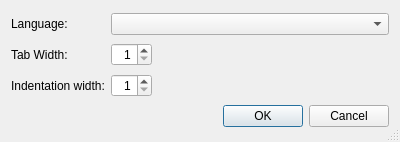
<?xml version="1.0" encoding="UTF-8"?>
<ui version="4.0">
 <class>EditorLanguageTabIndentOverrideDialog</class>
 <widget class="QDialog" name="EditorLanguageTabIndentOverrideDialog">
  <property name="geometry">
   <rect>
    <x>0</x>
    <y>0</y>
    <width>400</width>
    <height>142</height>
   </rect>
  </property>
  <property name="windowTitle">
   <string>Tab and Indent Override</string>
  </property>
  <property name="sizeGripEnabled">
   <bool>true</bool>
  </property>
  <layout class="QGridLayout" name="gridLayout">
   <item row="0" column="0">
    <widget class="QLabel" name="label">
     <property name="text">
      <string>Language:</string>
     </property>
    </widget>
   </item>
   <item row="0" column="1" colspan="2">
    <widget class="QComboBox" name="languageComboBox">
     <property name="sizePolicy">
      <sizepolicy hsizetype="Expanding" vsizetype="Fixed">
       <horstretch>0</horstretch>
       <verstretch>0</verstretch>
      </sizepolicy>
     </property>
    </widget>
   </item>
   <item row="1" column="0">
    <widget class="QLabel" name="label_2">
     <property name="text">
      <string>Tab Width:</string>
     </property>
    </widget>
   </item>
   <item row="1" column="1">
    <widget class="QSpinBox" name="tabWidthSpinBox">
     <property name="toolTip">
      <string>Enter the tab width</string>
     </property>
     <property name="alignment">
      <set>Qt::AlignRight|Qt::AlignTrailing|Qt::AlignVCenter</set>
     </property>
     <property name="minimum">
      <number>1</number>
     </property>
     <property name="maximum">
      <number>20</number>
     </property>
    </widget>
   </item>
   <item row="1" column="2">
    <spacer name="horizontalSpacer">
     <property name="orientation">
      <enum>Qt::Horizontal</enum>
     </property>
     <property name="sizeHint" stdset="0">
      <size>
       <width>208</width>
       <height>20</height>
      </size>
     </property>
    </spacer>
   </item>
   <item row="2" column="0">
    <widget class="QLabel" name="TextLabel13_2_3">
     <property name="text">
      <string>Indentation width:</string>
     </property>
    </widget>
   </item>
   <item row="2" column="1">
    <widget class="QSpinBox" name="indentWidthSpinBox">
     <property name="toolTip">
      <string>Enter the indentation width</string>
     </property>
     <property name="alignment">
      <set>Qt::AlignRight|Qt::AlignTrailing|Qt::AlignVCenter</set>
     </property>
     <property name="minimum">
      <number>1</number>
     </property>
     <property name="maximum">
      <number>20</number>
     </property>
    </widget>
   </item>
   <item row="2" column="2">
    <spacer name="horizontalSpacer_2">
     <property name="orientation">
      <enum>Qt::Horizontal</enum>
     </property>
     <property name="sizeHint" stdset="0">
      <size>
       <width>208</width>
       <height>20</height>
      </size>
     </property>
    </spacer>
   </item>
   <item row="3" column="0" colspan="3">
    <widget class="QDialogButtonBox" name="buttonBox">
     <property name="orientation">
      <enum>Qt::Horizontal</enum>
     </property>
     <property name="standardButtons">
      <set>QDialogButtonBox::Cancel|QDialogButtonBox::Ok</set>
     </property>
    </widget>
   </item>
  </layout>
 </widget>
 <tabstops>
  <tabstop>languageComboBox</tabstop>
  <tabstop>tabWidthSpinBox</tabstop>
  <tabstop>indentWidthSpinBox</tabstop>
 </tabstops>
 <resources/>
 <connections>
  <connection>
   <sender>buttonBox</sender>
   <signal>accepted()</signal>
   <receiver>EditorLanguageTabIndentOverrideDialog</receiver>
   <slot>accept()</slot>
   <hints>
    <hint type="sourcelabel">
     <x>248</x>
     <y>254</y>
    </hint>
    <hint type="destinationlabel">
     <x>157</x>
     <y>274</y>
    </hint>
   </hints>
  </connection>
  <connection>
   <sender>buttonBox</sender>
   <signal>rejected()</signal>
   <receiver>EditorLanguageTabIndentOverrideDialog</receiver>
   <slot>reject()</slot>
   <hints>
    <hint type="sourcelabel">
     <x>316</x>
     <y>260</y>
    </hint>
    <hint type="destinationlabel">
     <x>286</x>
     <y>274</y>
    </hint>
   </hints>
  </connection>
 </connections>
</ui>
